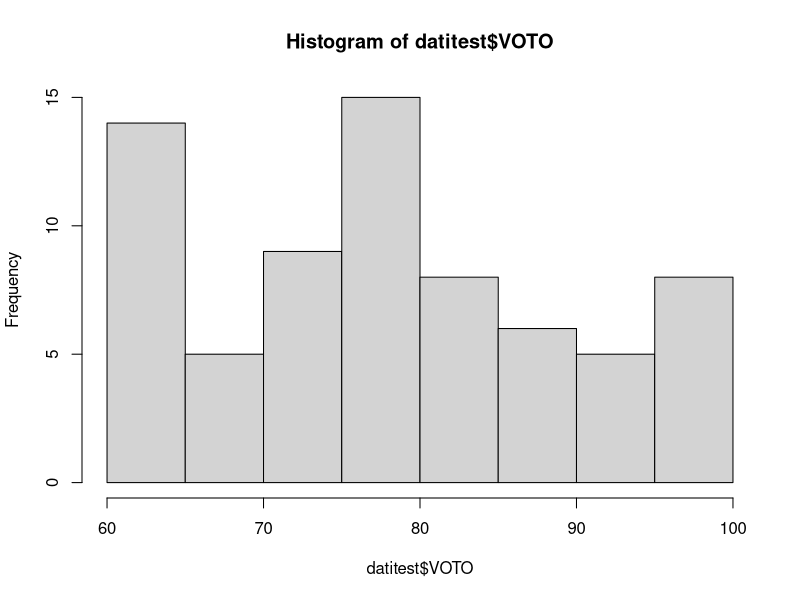
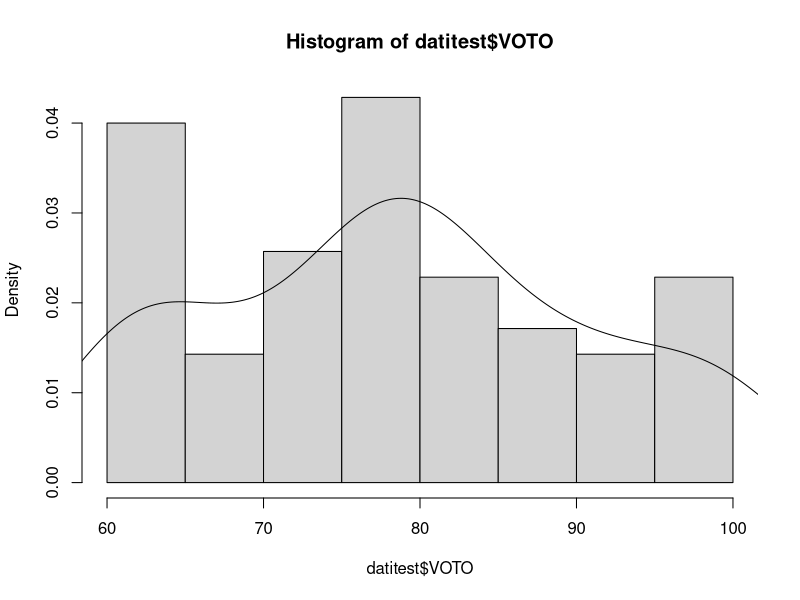
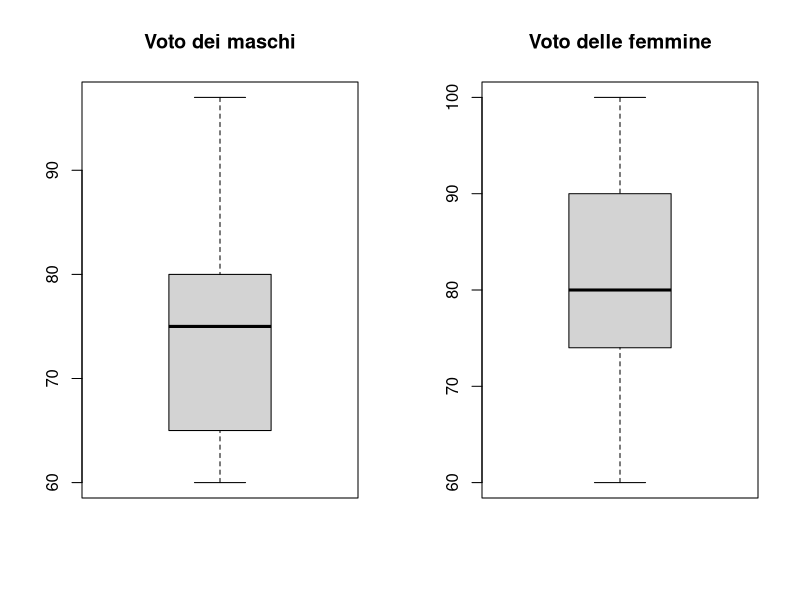
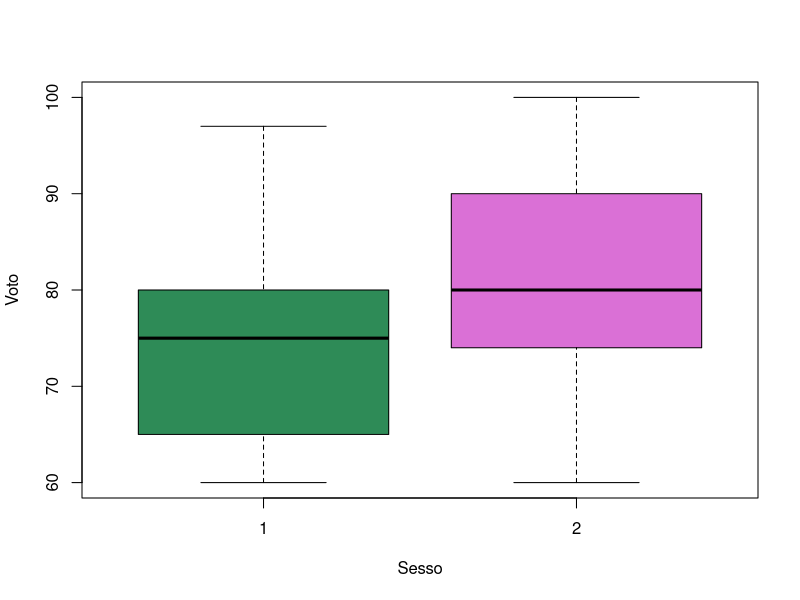
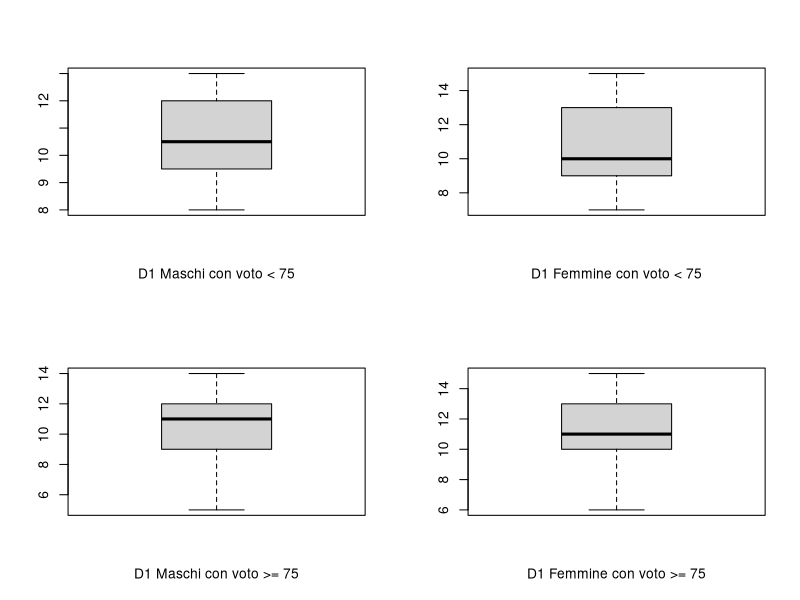
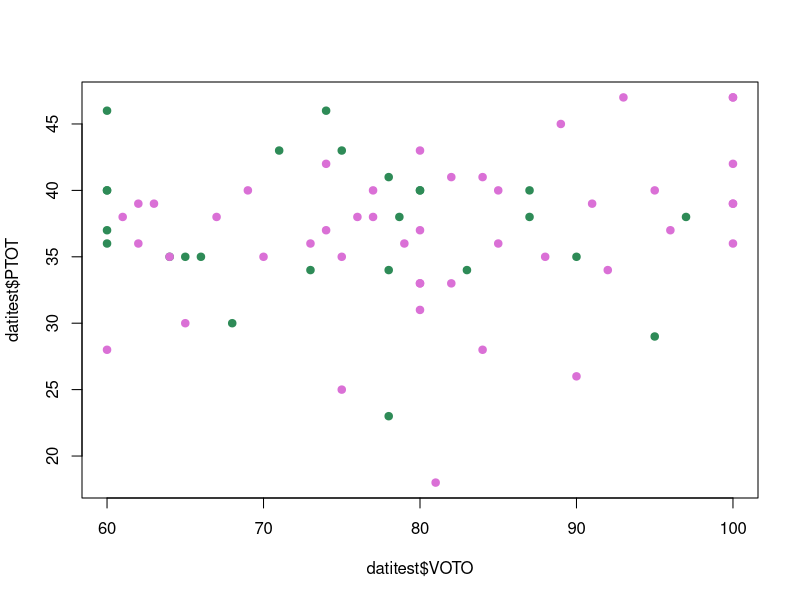
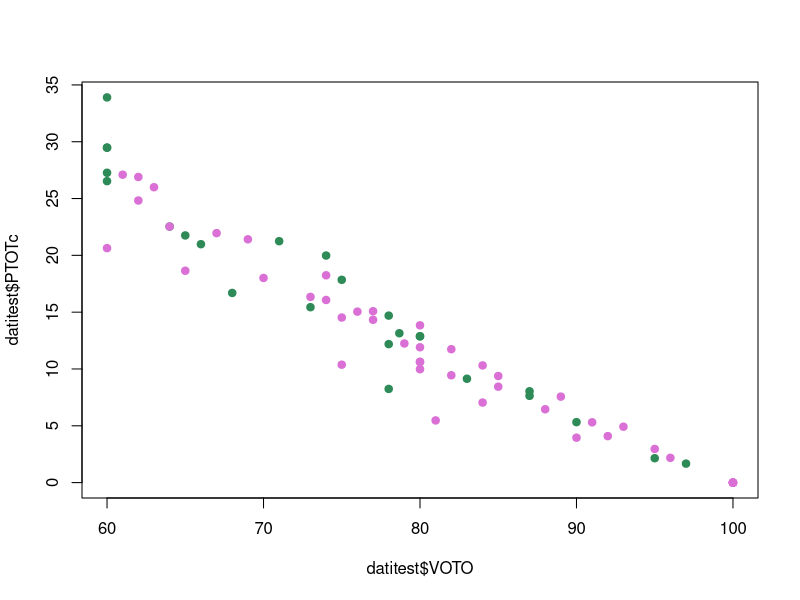

The R source for these figures, in order:
## ---- chunk 1
datitest <- read.csv2("datiTestCR2005.csv")
## ---- chunk 2
head(datitest)
## ---- chunk 3
# Voto 
datitest$VOTO >= 60 & datitest$VOTO <= 100
## ---- chunk 4
which(datitest$VOTO < 60 | datitest$VOTO > 100)
# che voto ha preso? 
index = which(datitest$VOTO < 60 | datitest$VOTO > 100)
datitest$VOTO[index]
## ---- chunk 5
# sesso 
datitest$SESSO ==1 | datitest$SESSO == 2
# per fare prima: sappiamo che ci sono 70 osservazioni. Se tutti i risultati del 
# test sono veri, il risultato sarà 70, per cui: 
sum(datitest$SESSO ==1 | datitest$SESSO == 2) == nrow(datitest)
# controlla le altre varibaili 

sum((datitest$D1>=0) & (datitest$D1<=17)) == nrow(datitest)
sum((datitest$D2>=0) & (datitest$D2<=20)) == nrow(datitest)
sum((datitest$D3>=0) & (datitest$D3<=4)) == nrow(datitest)
sum((datitest$D4>=0) & (datitest$D4<=12))== nrow(datitest)

## ---- chunk 6
# Setp1: calcolare la media della variabile voto SENZA l'osservazione sbagliata
media_corretta = mean(datitest$VOTO[-index])
# Setp 2: sostituire il valore
datitest$VOTO[index] = media_corretta 
# step 3: controllare che abbia funzionato: 
which(datitest$VOTO < 60 | datitest$VOTO > 100)
## ---- chunk 7
summary(datitest[, c("VOTO", "D1", "D2", "D3", "D4")])
## ---- chunk 8
votoM = datitest$VOTO[datitest$SESSO == 1]
votomedioM = mean(votoM)

votoF = datitest$VOTO[datitest$SESSO == 2]
votomedioF = mean(votoF)
## ---- chunk 9
votomedioF > votomedioM
## ---- chunk 10
sdvotoM = sd(votoM)
sdvotoF = sd(votoF)

sdvotoF > sdvotoM
## ---- chunk 11
voto2005 = datitest$VOTO[datitest$DIPAA == 2005]
voto2004 = datitest$VOTO[datitest$DIPAA == 2004]

media2005 = mean(voto2005)
media2004 = mean(voto2004)
media2005 > media2004
## ---- chunk 12
M2005 = datitest$VOTO[datitest$DIPAA==2005 & datitest$SESSO==1]
M2004 = datitest$VOTO[datitest$DIPAA==2004 & datitest$SESSO==1]

media_m2005 = mean(M2005)
media_m2004 = mean(M2004)

media_m2005 > media_m2004
## ---- chunk 13
votomedioD2M <- mean(datitest$D2[datitest$SESSO==1])
votomedioD2F <- mean(datitest$D2[datitest$SESSO==2])

votomedioD2M > votomedioD2F

## ---- chunk 14
votomedioD1M <- mean(datitest$D1[datitest$SESSO==1])
votomedioD1F <- mean(datitest$D1[datitest$SESSO==2])

votomedioD1M > votomedioD1F

## ---- chunk 15
votomedioD3M <- mean(datitest$D3[datitest$SESSO==1])
votomedioD3F <- mean(datitest$D3[datitest$SESSO==2])

votomedioD3M < votomedioD3F

## ---- chunk 16
votomedioD1Ms80 <- mean(datitest$D1[datitest$SESSO==1 & datitest$VOTO>80])
votomedioD1Fs90 <- mean(datitest$D1[datitest$SESSO==2 & datitest$VOTO>90])

votomedioD1Ms80 > votomedioD1Fs90

## ---- chunk 17
mediaF85 = mean(datitest$VOTO[datitest$SESSO == 2 & datitest$VOTO > 85])
maschi = datitest[datitest$SESSO == 1, ]
mediaM80 = mean(maschi[maschi$D3 < 2 & maschi$VOTO > 80, "D1"])
mediaM80 > mediaF85
## ---- chunk 18
hist(datitest$VOTO)
hist(datitest$VOTO, freq = FALSE)
lines(density(datitest$VOTO))
## ---- chunk 19
par(mfrow=c(1,2))
boxplot(datitest$VOTO[datitest$SESSO ==1], main = "Voto dei maschi")
boxplot(datitest$VOTO[datitest$SESSO ==2], main = "Voto delle femmine")
## ---- chunk 20
par(mfrow=c(1,1)) # riporta normale la finestra
boxplot(datitest$VOTO ~ datitest$SESSO,
        col = c("seagreen", "orchid"),
        xlab = "Sesso", ylab="Voto")
## ---- chunk 21
par(mfrow=c(2,2))
boxplot(datitest$D1[datitest$SESSO==1 & datitest$VOTO<75],xlab="D1 Maschi con voto < 75")

boxplot(datitest$D1[datitest$SESSO==2 & datitest$VOTO<75],xlab="D1 Femmine con voto < 75")

boxplot(datitest$D1[datitest$SESSO==1 & datitest$VOTO>=75],xlab="D1 Maschi con voto >= 75")

boxplot(datitest$D1[datitest$SESSO==2 & datitest$VOTO>=75],xlab="D1 Femmine con voto >= 75")

## ---- chunk 22
datitest$PTOT = apply(datitest[, c("D1", "D2", "D3", "D4")], 1, sum)
# la funzione rowSums() avrebbe prodotto lo stesso risultato 
# datitest$PTOT = rowSums(datitest[, c("D1", "D2", "D3", "D4")])
## ---- chunk 23
datitest$PTOTc <- datitest$PTOT*log2(100/datitest$VOTO)

datitest$PTOTc

## ---- chunk 24
par(mfrow=c(1,1))
plot(datitest$VOTO, datitest$PTOT, pch = 19,
     col = ifelse(datitest$SESSO == 1, "seagreen", "orchid"))
## ---- chunk 25
plot(datitest$VOTO, datitest$PTOTc, pch = 19,
     col = ifelse(datitest$SESSO == 1, "seagreen", "orchid"))
